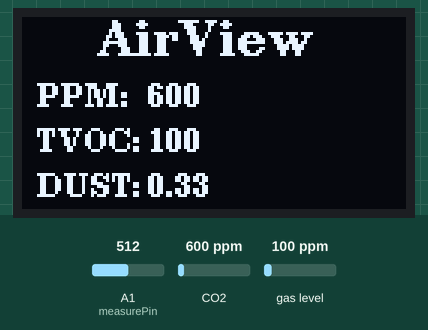
Simulated run of this sketch. Board: Arduino Uno, built with avr-gcc and run on an emulated ATmega328P. Parts: 128×64 one-colour display. Inputs (shaded band) come from the test bench; at power-on: CO2 600 ppm, A1 (measurePin) = 512, gas level 100 ppm.

Above: at 1.4 s.
1.5 s: CO2 set to 452 ppm
At 3.0 s:
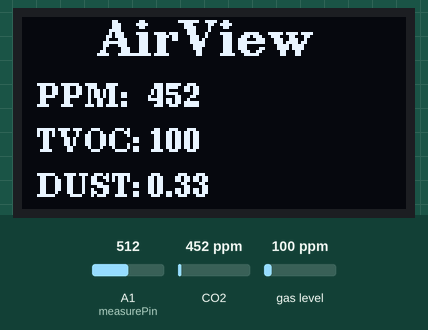
3.9 s: A1 (measurePin) set to 716
At 5.4 s:
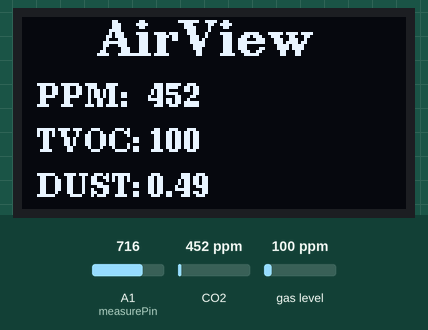
6.4 s: gas level set to 20 ppm
At 8.1 s:
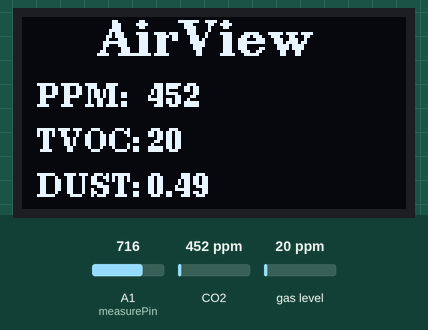
8.9 s: A1 (measurePin) set to 1023
At 10.3 s:
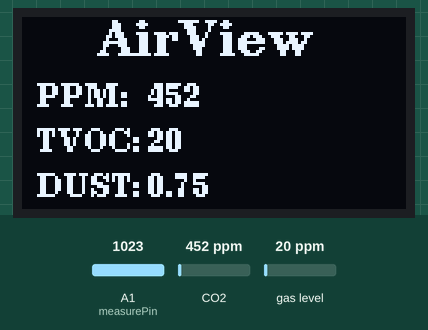
11.4 s: CO2 set to 1050 ppm
At 13.1 s:
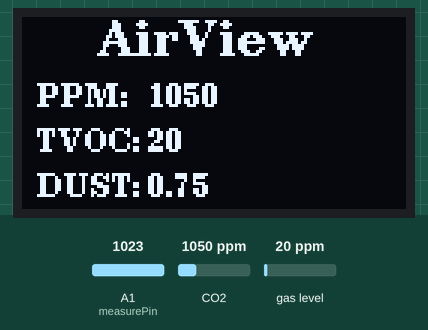
13.8 s: A1 (measurePin) set to 0
At 15.8 s:
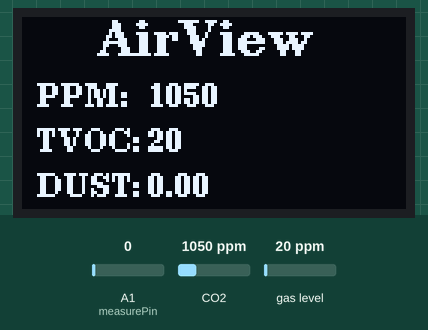
Timing chart, 0 to 17.3 s (numbered marks = the images above; inputs shaded):
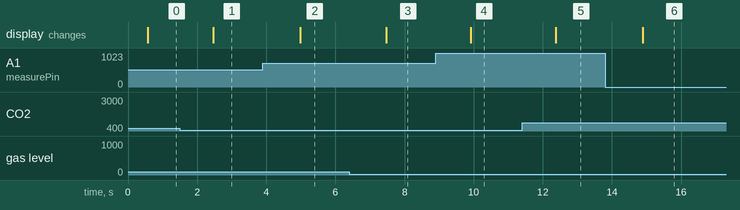

The sketch:

main.ino
```cpp
#include <U8g2lib.h>
#include <SPI.h>
#include <Wire.h>
#include <Adafruit_SSD1306.h>
#include "Adafruit_CCS811.h"

#define OLED_DC 9
#define OLED_CS 10
#define OLED_CLK 13
#define OLED_MOSI 11
#define OLED_RESET 8

int measurePin = A1;
int ledPower = 12;

unsigned int samplingTime = 280;
unsigned int deltaTime = 40;
unsigned int sleepTime = 9680;

float voMeasured = 0;
float calcVoltage = 0;
float dustDensity = 0;

U8G2_SSD1306_128X64_NONAME_1_4W_SW_SPI u8g2(U8G2_R2, /* clock=*/ OLED_CLK, /* data=*/ OLED_MOSI, /* cs=*/ OLED_CS, /* dc=*/ OLED_DC, /* reset=*/ OLED_RESET);
Adafruit_CCS811 ccs;

void setup() {
  // put your setup code here, to run once:
  Serial.begin(9600);
  u8g2.begin();

  if(!ccs.begin()){
    Serial.println("Failed to start sensor! Please check your wiring.");
  }

  while(!ccs.available());
}

void loop() {

  ccs.readData();

  voMeasured = analogRead(measurePin);
  calcVoltage = voMeasured*(5.0/1024);
  dustDensity = 0.17*calcVoltage-0.1;

  if ( dustDensity < 0)
  {
    dustDensity = 0.00;
  }

  char co2buff[20]; // Create a buffer to hold the string representation of the CO2 value
  char tvocbuff[20]; // Create a buffer to hold the string representation of the CO2 value


  u8g2.firstPage();
  do {
    u8g2.setFont(u8g2_font_ncenB12_tr);
    u8g2.drawStr(25,13,"AirView");

    u8g2.setFont(u8g2_font_ncenB08_tr);

    size_t co2_value = ccs.geteCO2(); // Get the CO2 value
    sprintf(co2buff, "%zu", co2_value); // Convert the size_t value to a string
    size_t tvoc_value = ccs.getTVOC(); // Get the CO2 value
    sprintf(tvocbuff, "%zu", tvoc_value); // Convert the size_t value to a string

    u8g2.setCursor(5, 30);
    u8g2.print("PPM:");
    u8g2.setCursor(42, 30);
    u8g2.print(ccs.geteCO2());
    u8g2.setCursor(5, 45);
    u8g2.print("TVOC:");
    u8g2.setCursor(42, 45);
    u8g2.print(ccs.getTVOC());
    u8g2.setCursor(5, 60);
    u8g2.print("DUST:");
    u8g2.setCursor(42, 60);
    u8g2.print(dustDensity);
  } while ( u8g2.nextPage() );
    delay(100);
}
```

Measured:
- after the input at 1.5 s, the display: changes after 0.97 s (image 1)
- after the input at 3.9 s, the display: changes after 1.1 s (image 2)
- after the input at 6.4 s, the display: changes after 1.1 s (image 3)
- after the input at 8.9 s, the display: changes after 1.0 s (image 4)
- after the input at 11.4 s, the display: changes after 0.98 s (image 5)
- after the input at 13.8 s, the display: changes after 1.1 s (image 6)
